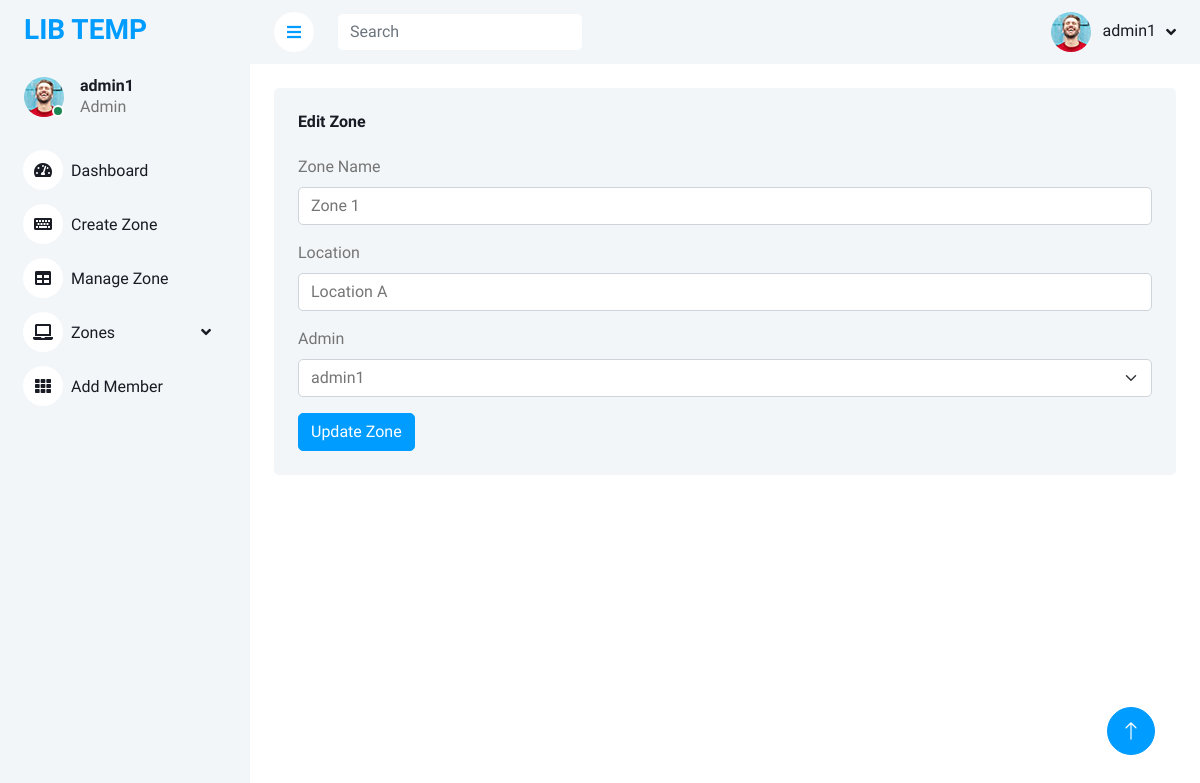
/edit_zone.php?id=5 (signed in), run on the app's committed database.
### tables this page shows
CREATE TABLE `zone` (
  `id` int(11) NOT NULL,
  `name` varchar(255) NOT NULL,
  `location` varchar(255) NOT NULL,
  `admi_id` int(11) NOT NULL
);

### edit_zone.php (the view, shortened to what this page needs)
<?php
require_once "./database/db_connection.php";
$zone_id = isset($_GET['id']) ? $_GET['id'] : 0;
$query_zone = "SELECT * FROM zone WHERE id = ?";
$stmt = $conn->prepare($query_zone);
$stmt->bind_param("i", $zone_id);
$stmt->execute();
$result = $stmt->get_result();
$zone = $result->fetch_assoc();
$query_admins = "SELECT id, username FROM admin";
$result_admins = $conn->query($query_admins);
$admins = [];
if ($result_admins->num_rows > 0) {
    while ($row = $result_admins->fetch_assoc()) {
        $admins[] = $row;
    }
}
?>
<?php require_once "component/header.php"; ?>
<body>
    <div class="container-xxl position-relative bg-white d-flex p-0">
        <?php require_once "component/sidebar.php"; ?>
        <div class="content">
            <?php require_once "component/navbar.php"; ?>
            <div class="container-fluid pt-4 px-4">
                <div class="row g-4">
                    <div class="">
                        <div class="bg-light rounded h-100 p-4">
                            <h6 class="mb-4">Edit Zone</h6>
                            <form method="post">
                                <div class="mb-3">
                                    <label for="name" class="form-label">Zone Name</label>
                                    <input type="text" class="form-control" id="name" name="name" value="<?php echo htmlspecialchars($zone['name']); ?>" required>
                                </div>
                                <div class="mb-3">
                                    <label for="location" class="form-label">Location</label>
                                    <input type="text" class="form-control" id="location" name="location" value="<?php echo htmlspecialchars($zone['location']); ?>" required>
                                </div>
                                <div class="mb-3">
                                    <label for="admi_id" class="form-label">Admin</label>
                                    <select class="form-select" id="admi_id" name="admi_id" required>
                                        <?php
                                        foreach ($admins as $admin) {
                                            echo "<option value='" . $admin['id'] . "'" . ($zone['admi_id'] == $admin['id'] ? ' selected' : '') . ">" . htmlspecialchars($admin['username']) . "</option>";
                                        }
                                        ?>
                                    </select>
                                </div>
                                <button type="submit" class="btn btn-primary">Update Zone</button>
                            </form>
                        </div>
                    </div>
                </div>
            </div>
        </div>
        <a href="#" class="btn btn-lg btn-primary btn-lg-square back-to-top"><i class="bi bi-arrow-up"></i></a>
</body>
</html>

### css/style.css (style rules this page uses)
:root { --primary: #009CFF; --light: #F3F6F9; --dark: #191C24; }
.back-to-top { position: fixed; display: none; right: 45px; bottom: 45px; z-index: 99; }
.btn { transition: .5s; }
.btn.btn-primary { color: #FFFFFF; }
.btn-lg-square { width: 48px; height: 48px; }
.btn-square, .btn-sm-square, .btn-lg-square { padding: 0; display: inline-flex; align-items: center; justify-content: center; font-weight: normal; border-radius: 50px; }
.content { margin-left: 250px; min-height: 100vh; background: #FFFFFF; transition: 0.5s; }
@media (min-width: 992px) { .content { width: calc(100% - 250px); } }

### data on the page
zone: name "Zone 1", location "Location A", admi_id "admin1"

### other printed values
$_SESSION['admin_name'] "admin1"
